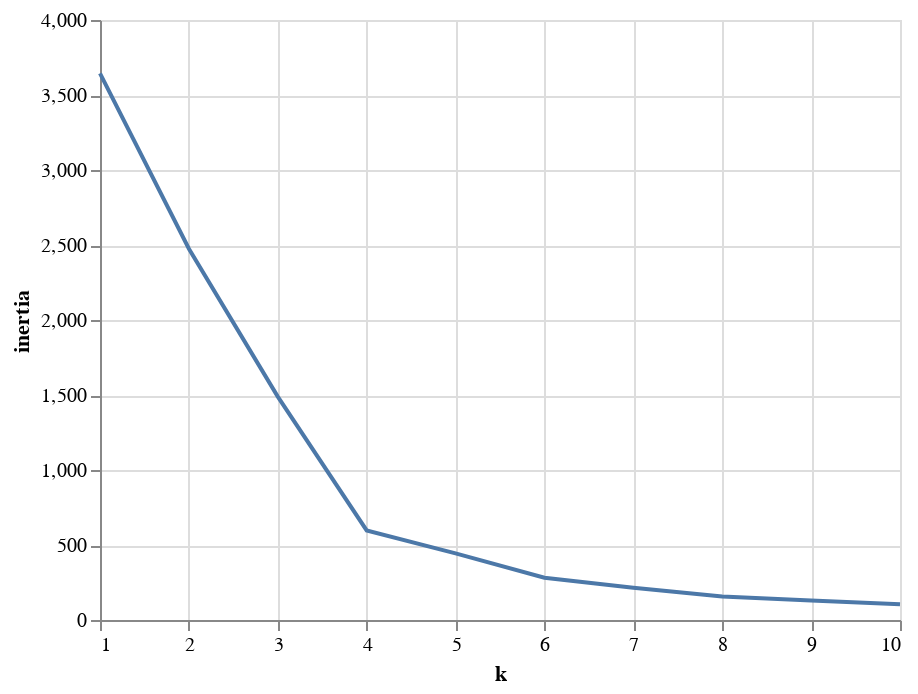

Notebook cell for this chart:
### Markdown cell above
### Clustering Crytocurrencies Using K-Means

#### Find the Best Value for `k` Using the Elbow Curve

### Code cell
inertia = []
k = list(range(1, 11))

# Calculate the inertia for the range of k values
for i in k:
    k_model = KMeans(n_clusters=i, random_state=1)
    k_model.fit(pcs_df)
    inertia.append(k_model.inertia_)

# Create the Elbow Curve using altair
elbow_data = {"k":k, "inertia":inertia}
elbow_df = pd.DataFrame(elbow_data)
print(elbow_df)
alt.Chart(elbow_df).mark_line().encode(x="k",y="inertia")

### Figure 1 — Vega-Lite specification as saved in the notebook (floating-point values rounded to 4 significant figures)
{"config": {"view": {"continuousWidth": 400, "continuousHeight": 300}}, "data": {"name": "data-b334a914ee112a78d73783a46a27175e"}, "mark": "line", "encoding": {"x": {"type": "quantitative", "field": "k"}, "y": {"type": "quantitative", "field": "inertia"}}, "$schema": "https://vega.github.io/schema/vega-lite/v4.8.1.json", "datasets": {"data-b334a914ee112a78d73783a46a27175e": [{"k": 1, "inertia": 3644.0}, {"k": 2, "inertia": 2475.0}, {"k": 3, "inertia": 1489.0}, {"k": 4, "inertia": 597.2}, {"k": 5, "inertia": 444.4}, {"k": 6, "inertia": 281.6}, {"k": 7, "inertia": 215.0}, {"k": 8, "inertia": 156.7}, {"k": 9, "inertia": 130.0}, {"k": 10, "inertia": 105.3}]}}
